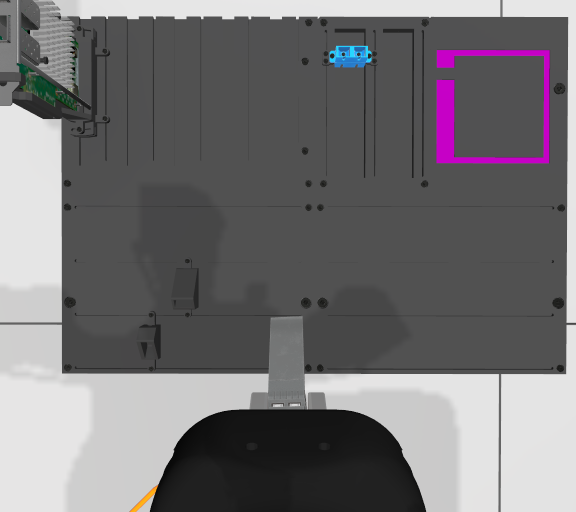
#> input picture ref_board_90.png, 1152 x 1024 px (shown at 1/2 size)
$ python cv2test.py
#> lines starting #> are read from the running program, lines starting #| are printed output that depends on the picture; after the words box and inside, x2 and y2 are one past the last pixel; in counts of white or black regions, pixels touching at a corner belong together
#> further down, img is the input picture: shape (1024, 1152, 3); mean B, G, R 116, 113.6, 115.6
import cv2
import numpy as np

def end_eff_mask(img):
    """
    Removes:
    1. End-effector polygon (inside region)
    2. White background

    Returns:
        result: cleaned image
        final_mask: mask used
    """

    # -------------------------
    # 1. POLYGON MASK (remove inside)
    # -------------------------
    pts = np.array([
        [297, 1023],
        [370, 822],
        [493, 810],
        [498, 776],
        [532, 774],
        [537, 628],
        [608, 626],
        [614, 778],
        [653, 778],
        [658, 813],
        [770, 822],
        [861, 1023]
    ], dtype=np.int32)

    poly_mask = np.zeros(img.shape[:2], dtype=np.uint8)
    cv2.fillPoly(poly_mask, [pts], 255)
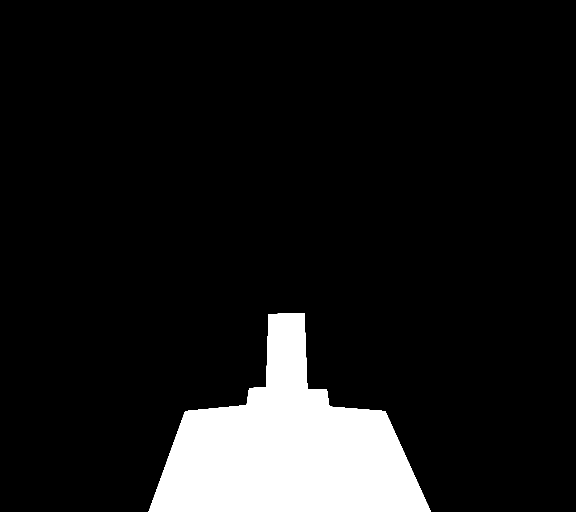
#> poly_mask: shape (1024, 1152) (shown at 1/2 size); 10% white; 1 white region, box (x1, y1, x2, y2) and area: (297, 626, 862, 1024) 117743

    inv_poly_mask = cv2.bitwise_not(poly_mask)

    # -------------------------
    # 2. WHITE BACKGROUND MASK
    # -------------------------
    hsv = cv2.cvtColor(img, cv2.COLOR_BGR2HSV)
#> hsv: shape (1024, 1152, 3); mean H, S, V 19.2, 4.9, 116.3

    lower_white = np.array([0, 0, 200])
    upper_white = np.array([180, 60, 255])

    white_mask = cv2.inRange(hsv, lower_white, upper_white)
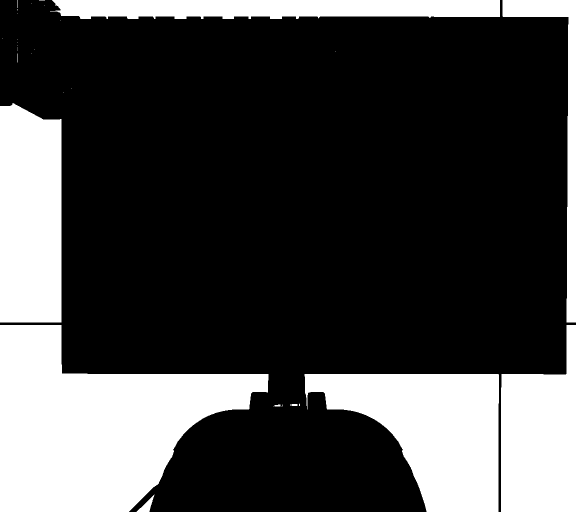
#> white_mask: shape (1024, 1152) (shown at 1/2 size); 27.5% white; 35 white regions (26 under 20 px), largest, box (x1, y1, x2, y2) and area: (0, 650, 537, 1024) 118631, (609, 748, 998, 1024) 65285, (0, 206, 123, 645) 51662

    # invert → keep non-white
    non_white_mask = cv2.bitwise_not(white_mask)

    # -------------------------
    # 3. COMBINE MASKS
    # -------------------------
    final_mask = cv2.bitwise_and(inv_poly_mask, non_white_mask)
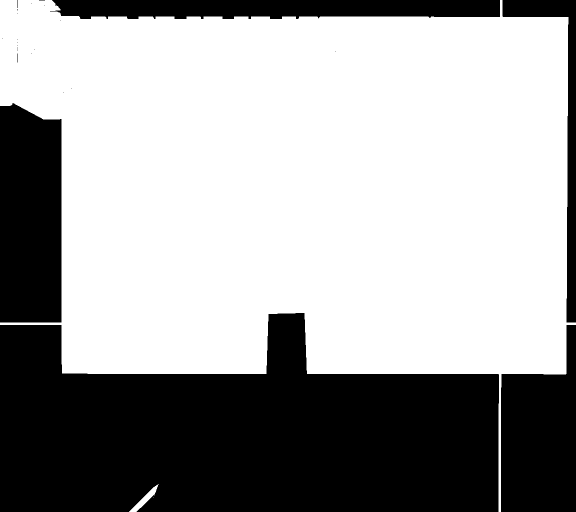
#> final_mask: shape (1024, 1152) (shown at 1/2 size); 63% white; 26 black regions (21 under 20 px), largest, box (x1, y1, x2, y2) and area: (0, 626, 998, 1024) 295841, (0, 206, 123, 645) 51662, (1002, 650, 1152, 1024) 43190, (100, 0, 1000, 38) 30021, (1005, 0, 1152, 645) 15450
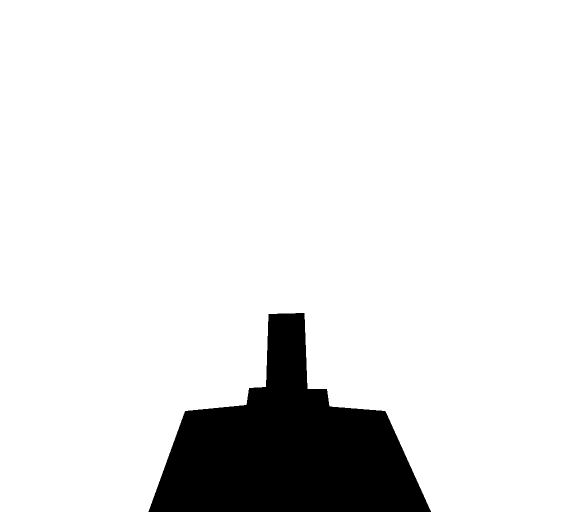
#> inv_poly_mask: shape (1024, 1152) (shown at 1/2 size); 90% white; 1 black region

    # -------------------------
    # 4. APPLY
    # -------------------------
    result = cv2.bitwise_and(img, img, mask=final_mask)
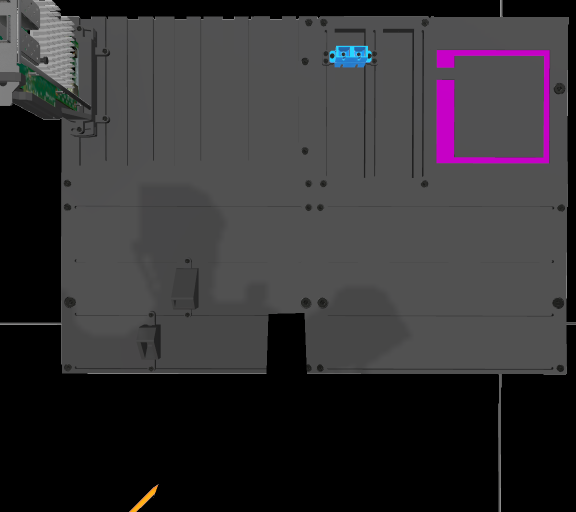
#> result: shape (1024, 1152, 3) (shown at 1/2 size); mean B, G, R 51.8, 49.4, 51.3

    return result, final_mask


img = cv2.imread("ref_board_90.png")

result, mask = end_eff_mask(img)

# cv2.imshow("Mask", mask)
# cv2.imshow("Cleaned Image", result)
# Find contours from mask
contours, _ = cv2.findContours(mask, cv2.RETR_EXTERNAL, cv2.CHAIN_APPROX_SIMPLE)
#> contours = 4 contours, 2 with area under 20; largest, box (x1, y1, x2, y2) and area: (0, 0, 1152, 1024) 740204, (258, 968, 317, 1024) 692

# Get largest contour (board)
cnt = max(contours, key=cv2.contourArea)
#> cnt = contour of 261 points, box (x1, y1, x2, y2) (0, 0, 1152, 1024), area 740204

# Axis-aligned rectangle
x, y, w, h = cv2.boundingRect(cnt)
#> x = 0; y = 0; w = 1152; h = 1024

# Draw
rect_img = img.copy()
cv2.rectangle(rect_img, (x, y), (x+w, y+h), (0,255,0), 2)
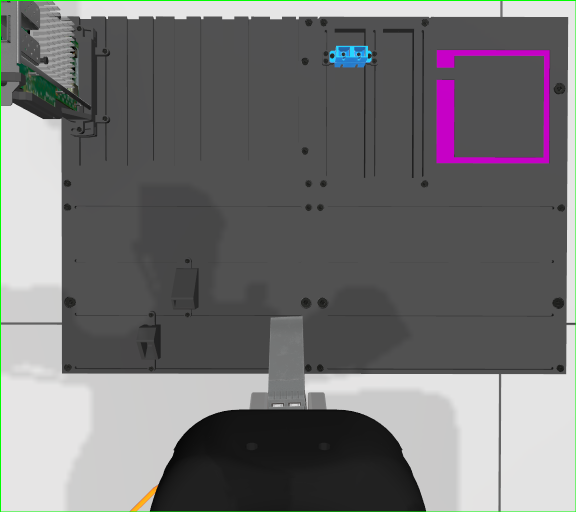
#> rect_img: shape (1024, 1152, 3) (shown at 1/2 size); 0.55% of pixels changed, all inside (x1, y1, x2, y2) = (0, 0, 1152, 1024)

cv2.imshow("Bounding Box", rect_img)

cv2.waitKey(0)
cv2.destroyAllWindows()
